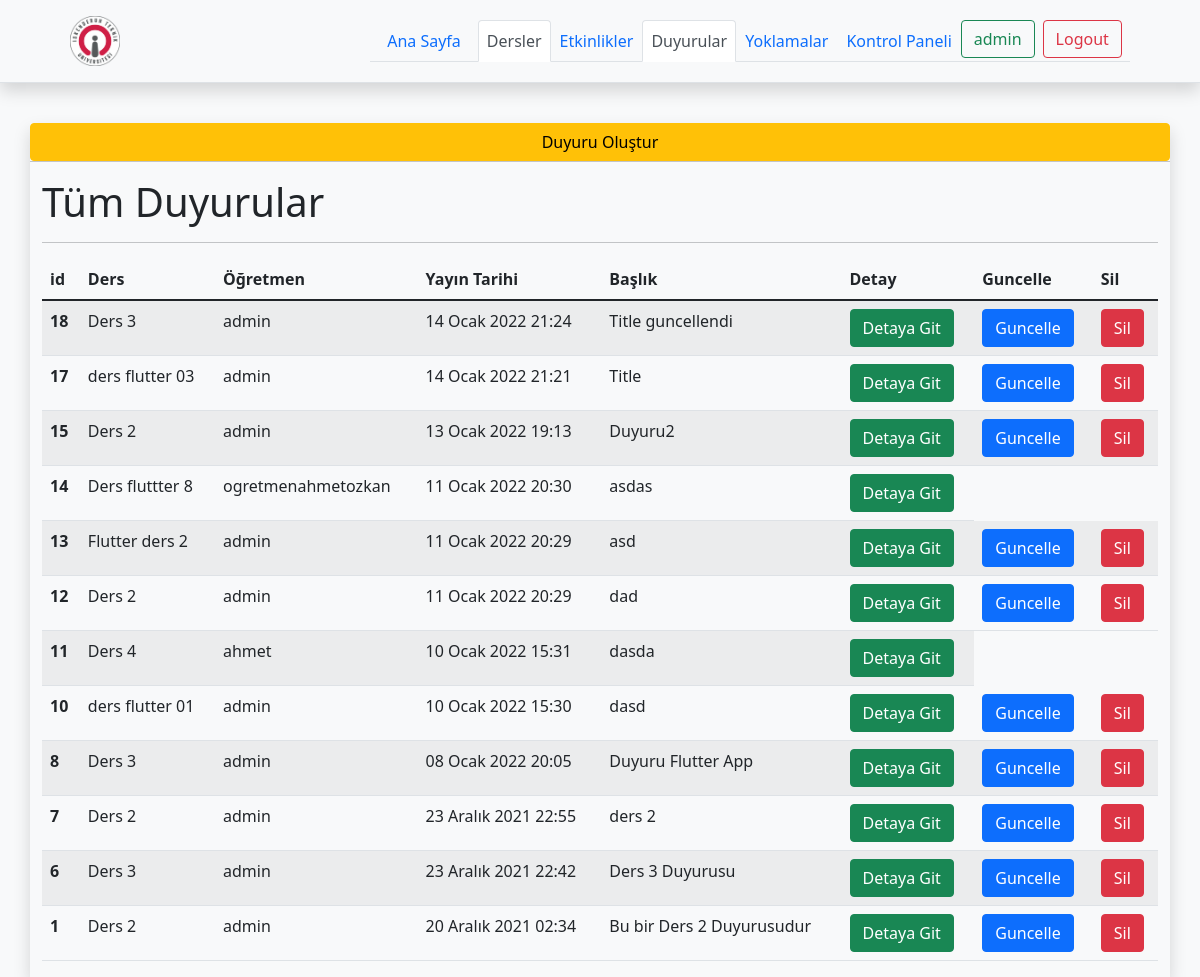
The page /lessons/announcements/ (signed in) on the database as committed earlier.
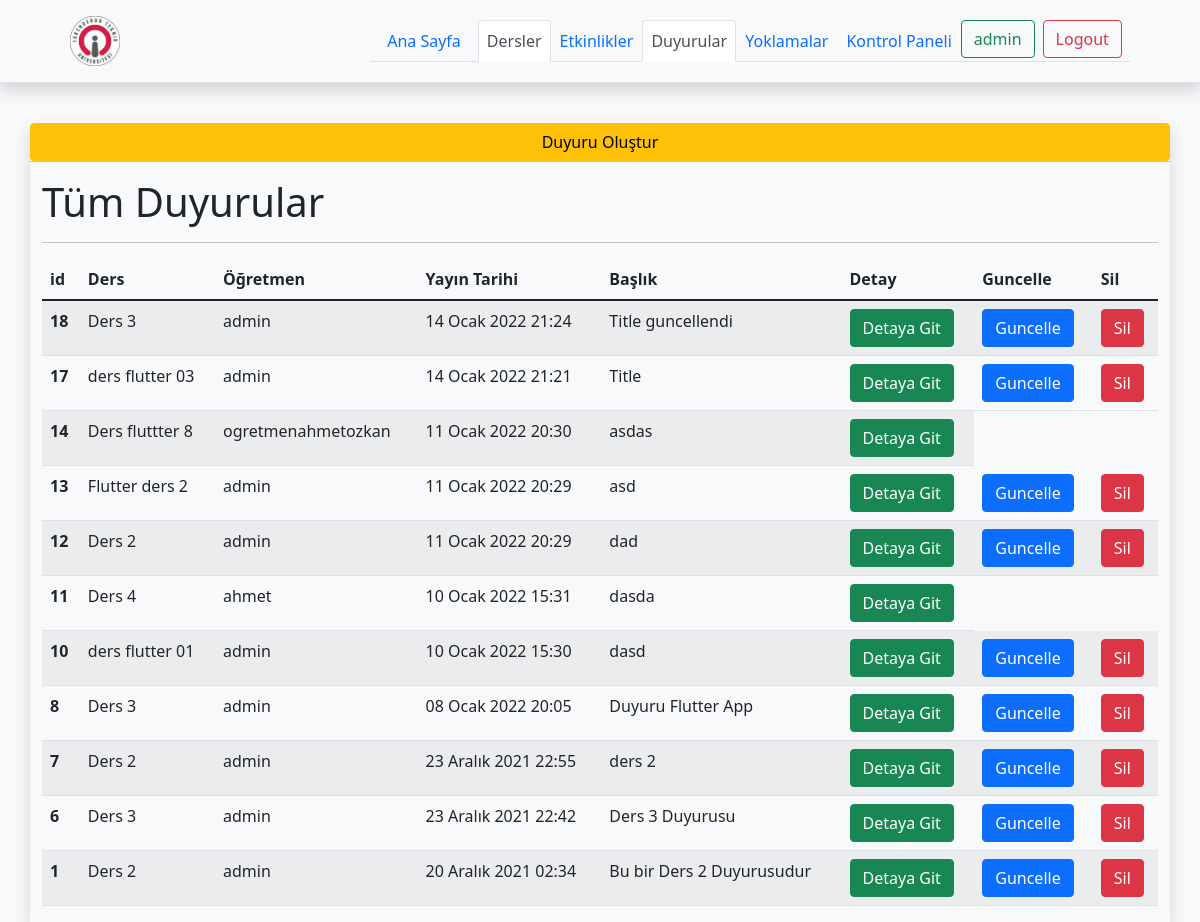
The same page on the database as committed later.
### lessons/models.py (models this page shows, shortened)
class Announcement(models.Model):
    lesson = models.ForeignKey(Lesson,on_delete=models.CASCADE)
    title = models.CharField(max_length=128)
    description = RichTextField()
    date = models.DateTimeField(auto_now=True)
    avaliable = models.BooleanField(default =True)

class Lesson(models.Model):
    teacher = models.ForeignKey(User, null=True,on_delete=models.CASCADE)
    name = models.CharField(max_length=128,unique=True)
    image  = models.ImageField(upload_to="lessons/%Y/%m/%d/",default = "lessons/default_lesson_image.png")
    description = models.TextField(blank=True,null=True)
    students = models.ManyToManyField(User, blank=True,related_name='lesson_joined')
    date = models.DateTimeField(auto_now=True)
    avaliable = models.BooleanField(default =True)
    def __str__(self):
        return self.name

### lessons/views.py (the view)
# urls.py: path("announcements/",views.announcement_list,name = 'announcements'),
def announcement_list(request):
    current_user = request.user
    lessons = current_user.lesson_joined.all()
    announcements = Announcement.objects.filter(lesson__in =lessons).order_by('-date')
    context = {
        'announcements':announcements,
    }
    return render(request,'announcements/announcements.html',context)

### templates/announcements/announcements.html
{% extends "base.html" %}
{% load static %}
{% block body %}
<div class="container shadow">
    <div class="row">
      {% if request.user.is_authenticated  %}
      {% if request.user.is_staff %}
<a href="{% url 'announcement_add' %}" class="btn btn-warning">Duyuru Oluştur</a><hr>
{% endif %}
{% endif %}
        <div class="col">
            <H1 >Tüm Duyurular</H1>
            <hr>
            <div class="table-responsive">
            <table class="table table-striped table-hover">
                <thead>
                  <tr>
                    <th scope="col">id</th>
                    <th scope="col">Ders</th>
                    <th scope="col">Öğretmen</th>
                    <th scope="col">Yayın Tarihi</th>
                    <th scope="col">Başlık</th>
                    <th scope="col">Detay</th>
                    {% if request.user.is_authenticated  %}
                    {% if request.user.is_staff %}
                    <th scope="col">Guncelle</th>
                    <th scope="col">Sil</th>
                    {% endif %}
                    {% endif %}
                  </tr>
                </thead>
                <tbody>
                    {% for announcement in announcements %}
                  <tr>
                    <th scope="row"> {{announcement.id}}</th>
                    <td>{{announcement.lesson}}</td>
                    <td>{{announcement.lesson.teacher}}</td>
                    <td>{{announcement.date}}</td>
                    <td>{{announcement.title}}</td>
                    <td><a href="{% url 'announcement_detail' announcement.id %}" class="btn btn-success">
                        Detaya Git</a></td>
                        {% if request.user.is_authenticated  %}
                        {% if request.user == announcement.lesson.teacher %}
                        {% if request.user.is_staff %}
                        <td><a href="{% url 'announcement_update' announcement.id %}" class="btn btn-primary">
                          Guncelle</a></td>
                          <td><a href="{% url 'announcement_delete' announcement.id %}" class="btn btn-danger">
                            Sil</a></td>
                            {% endif %}
                            {% endif %}
                            {% endif %}
                  </tr>
                    {% endfor %}
                </tbody>
              </table>
            </div>
</div>
</div>
</div>
</div>
{% endblock body %}

### templates/base.html (shortened to what this page needs)
<!DOCTYPE html>
{% load static %}
<html lang="en">
<head>
<link href="https://cdn.jsdelivr.net/npm/bootstrap@5.1.3/dist/css/bootstrap.min.css" rel="stylesheet">
 <link href="https://stackpath.bootstrapcdn.com/font-awesome/4.7.0/css/font-awesome.min.css" rel="stylesheet">
<link rel="stylesheet" href="https://cdnjs.cloudflare.com/ajax/libs/tempusdominus-bootstrap-4/5.1.2/css/tempusdominus-bootstrap-4.min.css" />
</head>
<body class="bg-light">
          {% include "includes/navbar-base.html" %}
     <div style="margin-top :40px;" class="">
        {% block body %}
        {% endblock body %}
</body>
</html>

### templates/includes/navbar-base.html (shortened to what this page needs)
{% load static %}
    <header class="%100 % bg-light shadow d-flex flex-wrap align-items-center justify-content-center py-3 mb-4 border-bottom">
      <a href="{% url 'index'%}" class="d-flex align-items-center col-md-3 mb-2 mb-md-0 text-dark text-decoration-none">
        <img width="50" height="50"src={%  static 'images/iste_arma.png' %} alt="">
      </a>
      <ul class="nav nav-tabs col-12 col-md-auto mb-2 justify-content-center mb-md-0">
        <li class="nav-item  "><a href="{% url 'index' %}" class="nav-link   {% if '/' == request.path %}  active link-secondary   {% endif %}">Ana Sayfa</a></li>
        <li><a href="{% url 'lessons' %}" class="nav-link px-2 {% if 'lessons' in request.path %}  active link-secondary  {% endif %} ">Dersler</a></li>
        <li><a href="{% url 'events' %}" class="nav-link px-2 {% if 'events' in request.path %} active link-secondary   {% endif %}">Etkinlikler</a></li>
 {% if request.user.is_authenticated %}
 <li><a href="{% url 'announcements' %}" class="nav-link px-2 {% if 'announcements' in request.path %} active link-secondary   {% endif %}">Duyurular</a></li>
 <li><a href="{% url 'attendances' %}" class="nav-link px-2 {% if 'attendances' in request.path %} active link-secondary   {% endif %}">Yoklamalar</a></li>
      <li class="nav-item active">
   <a class="nav-link  px-2  {% if 'dashboard' in request.path %}  active link-secondary  {% endif %} " href="{% url 'dashboard' %}">Kontrol Paneli</a>
  </li>
  <li class="nav-item active">
       <a class="btn btn-outline-success me-2" href="">{{request.user.username}}</a>
</li>
       <li class="nav-item active ">
   <a href="{% url 'logout'%}" class="btn btn-outline-danger me-2">Logout</a>
</li>
{% endif %}
    </header>

Rows that differ between the two databases and show on the page:
removed Announcement: id "15", lesson "Ders 2", lesson.teacher "admin", date "13 Ocak 2022 19:13", title "Duyuru2", shows "Guncelle"
